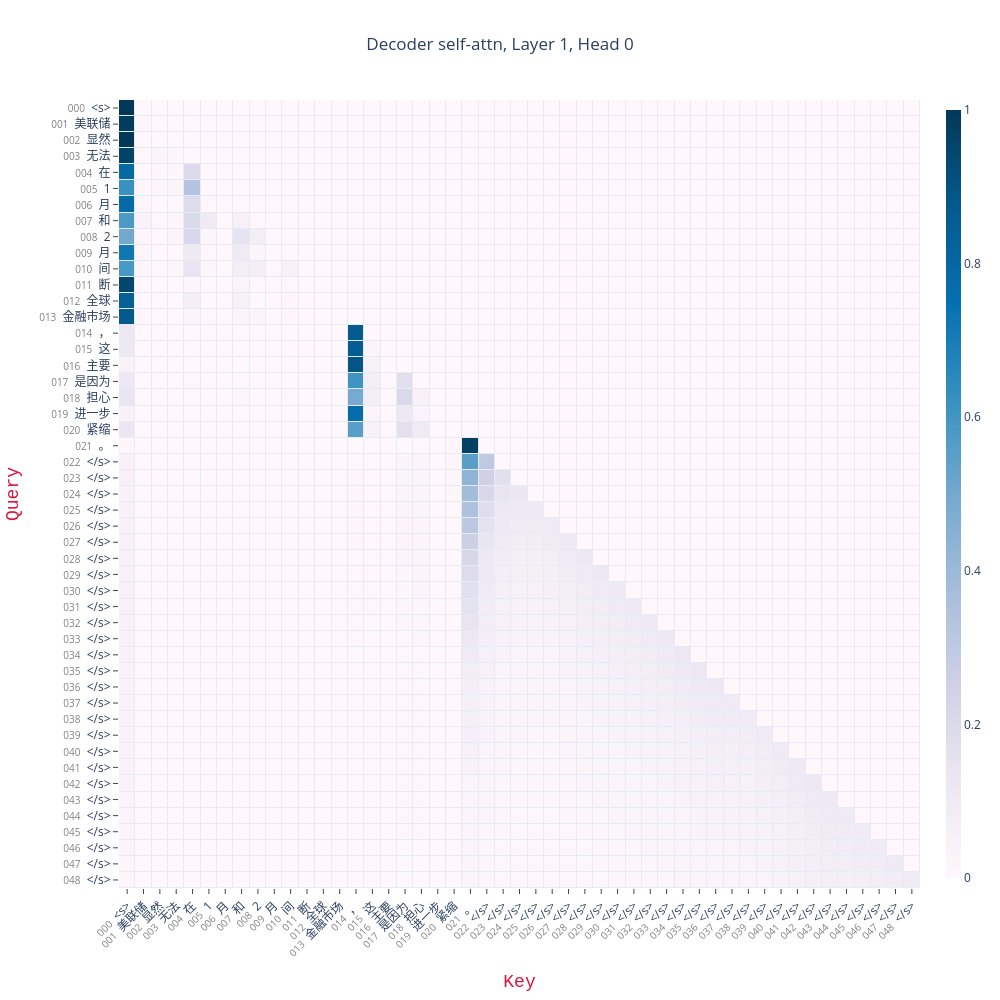

Notebook source saved alongside this figure:
### Code cell
vis_attn(
    matrix,
    xlabels,
    ylabels,
    title=title
)

### Figure 1 — Plotly figure (JSON) as saved in the notebook; plotly's stock layout.template omitted (floating-point values rounded to 4 significant figures; data arrays with more than 128 entries replaced by an {"elided": "..."} marker saying what was removed)
{"data": [{"colorbar": {"thickness": 15, "ticklen": 3}, "colorscale": [[0, "rgb(255,247,251)"], [0.125, "rgb(236,231,242)"], [0.25, "rgb(208,209,230)"], [0.375, "rgb(166,189,219)"], [0.5, "rgb(116,169,207)"], [0.625, "rgb(54,144,192)"], [0.75, "rgb(5,112,176)"], [0.875, "rgb(4,90,141)"], [1, "rgb(2,56,88)"]], "hoverinfo": "text", "hovertext": {"elided": "49x49 str values"}, "type": "heatmap", "x": ["<span style='font-size: 10px;color:grey'>000</span>  &lt;s&gt;", "<span style='font-size: 10px;color:grey'>001</span>  美联储", "<span style='font-size: 10px;color:grey'>002</span>  显然", "<span style='font-size: 10px;color:grey'>003</span>  无法", "<span style='font-size: 10px;color:grey'>004</span>  在", "<span style='font-size: 10px;color:grey'>005</span>  1", "<span style='font-size: 10px;color:grey'>006</span>  月", "<span style='font-size: 10px;color:grey'>007</span>  和", "<span style='font-size: 10px;color:grey'>008</span>  2", "<span style='font-size: 10px;color:grey'>009</span>  月", "<span style='font-size: 10px;color:grey'>010</span>  间", "<span style='font-size: 10px;color:grey'>011</span>  断", "<span style='font-size: 10px;color:grey'>012</span>  全球", "<span style='font-size: 10px;color:grey'>013</span>  金融市场", "<span style='font-size: 10px;color:grey'>014</span>  ，", "<span style='font-size: 10px;color:grey'>015</span>  这", "<span style='font-size: 10px;color:grey'>016</span>  主要", "<span style='font-size: 10px;color:grey'>017</span>  是因为", "<span style='font-size: 10px;color:grey'>018</span>  担心", "<span style='font-size: 10px;color:grey'>019</span>  进一步", "<span style='font-size: 10px;color:grey'>020</span>  紧缩", "<span style='font-size: 10px;color:grey'>021</span>  。", "<span style='font-size: 10px;color:grey'>022</span>  &lt;/s&gt;", "<span style='font-size: 10px;color:grey'>023</span>  &lt;/s&gt;", "<span style='font-size: 10px;color:grey'>024</span>  &lt;/s&gt;", "<span style='font-size: 10px;color:grey'>025</span>  &lt;/s&gt;", "<span style='font-size: 10px;color:grey'>026</span>  &lt;/s&gt;", "<span style='font-size: 10px;color:grey'>027</span>  &lt;/s&gt;", "<span style='font-size: 10px;color:grey'>028</span>  &lt;/s&gt;", "<span style='font-size: 10px;color:grey'>029</span>  &lt;/s&gt;", "<span style='font-size: 10px;color:grey'>030</span>  &lt;/s&gt;", "<span style='font-size: 10px;color:grey'>031</span>  &lt;/s&gt;", "<span style='font-size: 10px;color:grey'>032</span>  &lt;/s&gt;", "<span style='font-size: 10px;color:grey'>033</span>  &lt;/s&gt;", "<span style='font-size: 10px;color:grey'>034</span>  &lt;/s&gt;", "<span style='font-size: 10px;color:grey'>035</span>  &lt;/s&gt;", "<span style='font-size: 10px;color:grey'>036</span>  &lt;/s&gt;", "<span style='font-size: 10px;color:grey'>037</span>  &lt;/s&gt;", "<span style='font-size: 10px;color:grey'>038</span>  &lt;/s&gt;", "<span style='font-size: 10px;color:grey'>039</span>  &lt;/s&gt;", "<span style='font-size: 10px;color:grey'>040</span>  &lt;/s&gt;", "<span style='font-size: 10px;color:grey'>041</span>  &lt;/s&gt;", "<span style='font-size: 10px;color:grey'>042</span>  &lt;/s&gt;", "<span style='font-size: 10px;color:grey'>043</span>  &lt;/s&gt;", "<span style='font-size: 10px;color:grey'>044</span>  &lt;/s&gt;", "<span style='font-size: 10px;color:grey'>045</span>  &lt;/s&gt;", "<span style='font-size: 10px;color:grey'>046</span>  &lt;/s&gt;", "<span style='font-size: 10px;color:grey'>047</span>  &lt;/s&gt;", "<span style='font-size: 10px;color:grey'>048</span>  &lt;/s&gt;"], "xgap": 1, "y": ["<span style='font-size: 10px;color:grey'>000</span>  &lt;s&gt;", "<span style='font-size: 10px;color:grey'>001</span>  美联储", "<span style='font-size: 10px;color:grey'>002</span>  显然", "<span style='font-size: 10px;color:grey'>003</span>  无法", "<span style='font-size: 10px;color:grey'>004</span>  在", "<span style='font-size: 10px;color:grey'>005</span>  1", "<span style='font-size: 10px;color:grey'>006</span>  月", "<span style='font-size: 10px;color:grey'>007</span>  和", "<span style='font-size: 10px;color:grey'>008</span>  2", "<span style='font-size: 10px;color:grey'>009</span>  月", "<span style='font-size: 10px;color:grey'>010</span>  间", "<span style='font-size: 10px;color:grey'>011</span>  断", "<span style='font-size: 10px;color:grey'>012</span>  全球", "<span style='font-size: 10px;color:grey'>013</span>  金融市场", "<span style='font-size: 10px;color:grey'>014</span>  ，", "<span style='font-size: 10px;color:grey'>015</span>  这", "<span style='font-size: 10px;color:grey'>016</span>  主要", "<span style='font-size: 10px;color:grey'>017</span>  是因为", "<span style='font-size: 10px;color:grey'>018</span>  担心", "<span style='font-size: 10px;color:grey'>019</span>  进一步", "<span style='font-size: 10px;color:grey'>020</span>  紧缩", "<span style='font-size: 10px;color:grey'>021</span>  。", "<span style='font-size: 10px;color:grey'>022</span>  &lt;/s&gt;", "<span style='font-size: 10px;color:grey'>023</span>  &lt;/s&gt;", "<span style='font-size: 10px;color:grey'>024</span>  &lt;/s&gt;", "<span style='font-size: 10px;color:grey'>025</span>  &lt;/s&gt;", "<span style='font-size: 10px;color:grey'>026</span>  &lt;/s&gt;", "<span style='font-size: 10px;color:grey'>027</span>  &lt;/s&gt;", "<span style='font-size: 10px;color:grey'>028</span>  &lt;/s&gt;", "<span style='font-size: 10px;color:grey'>029</span>  &lt;/s&gt;", "<span style='font-size: 10px;color:grey'>030</span>  &lt;/s&gt;", "<span style='font-size: 10px;color:grey'>031</span>  &lt;/s&gt;", "<span style='font-size: 10px;color:grey'>032</span>  &lt;/s&gt;", "<span style='font-size: 10px;color:grey'>033</span>  &lt;/s&gt;", "<span style='font-size: 10px;color:grey'>034</span>  &lt;/s&gt;", "<span style='font-size: 10px;color:grey'>035</span>  &lt;/s&gt;", "<span style='font-size: 10px;color:grey'>036</span>  &lt;/s&gt;", "<span style='font-size: 10px;color:grey'>037</span>  &lt;/s&gt;", "<span style='font-size: 10px;color:grey'>038</span>  &lt;/s&gt;", "<span style='font-size: 10px;color:grey'>039</span>  &lt;/s&gt;", "<span style='font-size: 10px;color:grey'>040</span>  &lt;/s&gt;", "<span style='font-size: 10px;color:grey'>041</span>  &lt;/s&gt;", "<span style='font-size: 10px;color:grey'>042</span>  &lt;/s&gt;", "<span style='font-size: 10px;color:grey'>043</span>  &lt;/s&gt;", "<span style='font-size: 10px;color:grey'>044</span>  &lt;/s&gt;", "<span style='font-size: 10px;color:grey'>045</span>  &lt;/s&gt;", "<span style='font-size: 10px;color:grey'>046</span>  &lt;/s&gt;", "<span style='font-size: 10px;color:grey'>047</span>  &lt;/s&gt;", "<span style='font-size: 10px;color:grey'>048</span>  &lt;/s&gt;"], "ygap": 1, "z": {"elided": "49x49 float values"}}], "layout": {"height": 1000, "title": {"text": "Decoder self-attn, Layer 1, Head 0", "x": 0.5}, "width": 1000, "xaxis": {"automargin": true, "showgrid": false, "tickangle": -45, "ticklen": 5, "ticks": "outside", "title": {"font": {"color": "crimson", "family": "Courier", "size": 18}, "text": "Key"}}, "yaxis": {"automargin": true, "autorange": "reversed", "showgrid": false, "ticklen": 5, "ticks": "outside", "title": {"font": {"color": "crimson", "family": "Courier", "size": 18}, "text": "Query"}}}}
